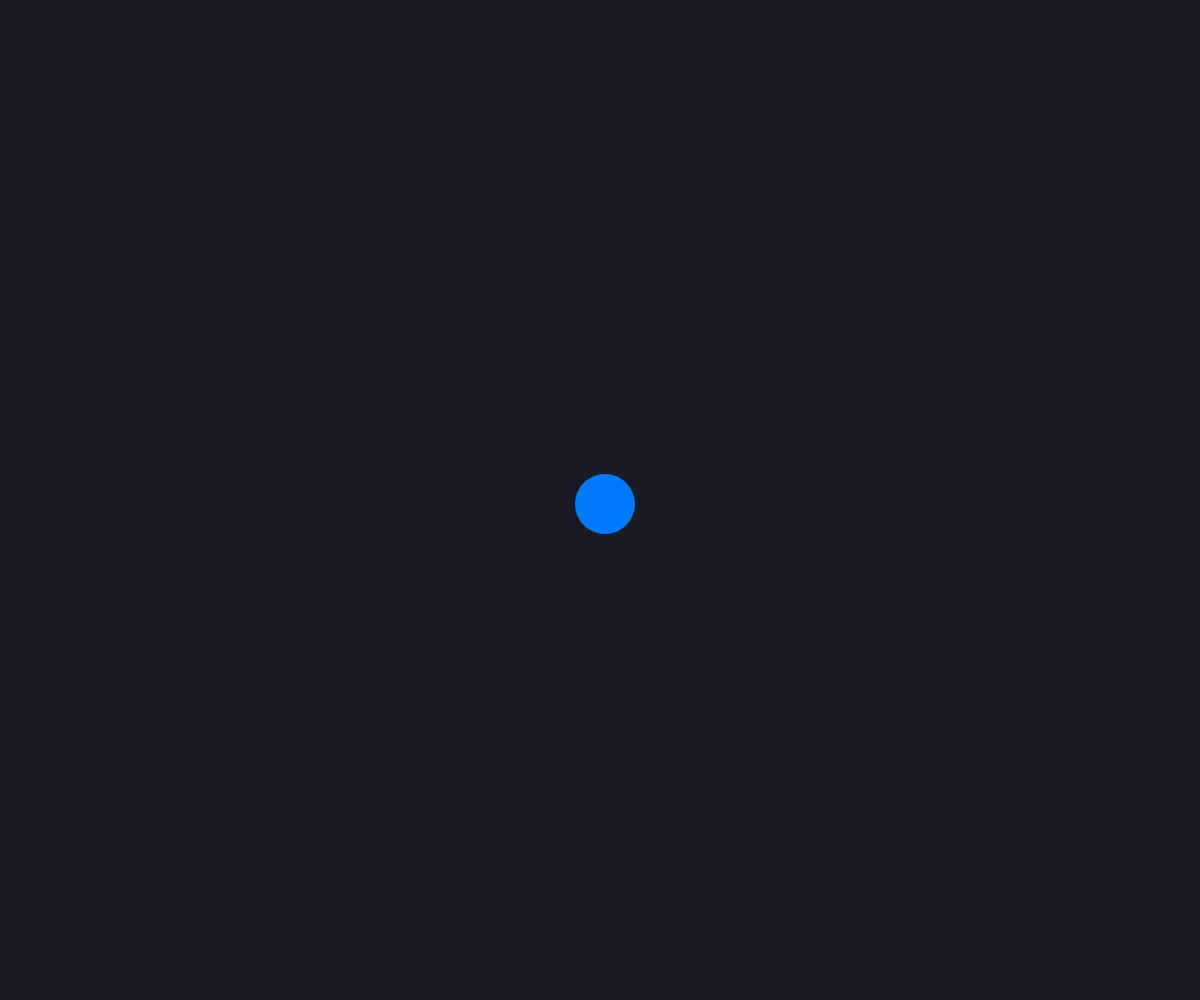
Frame 1 (no input)
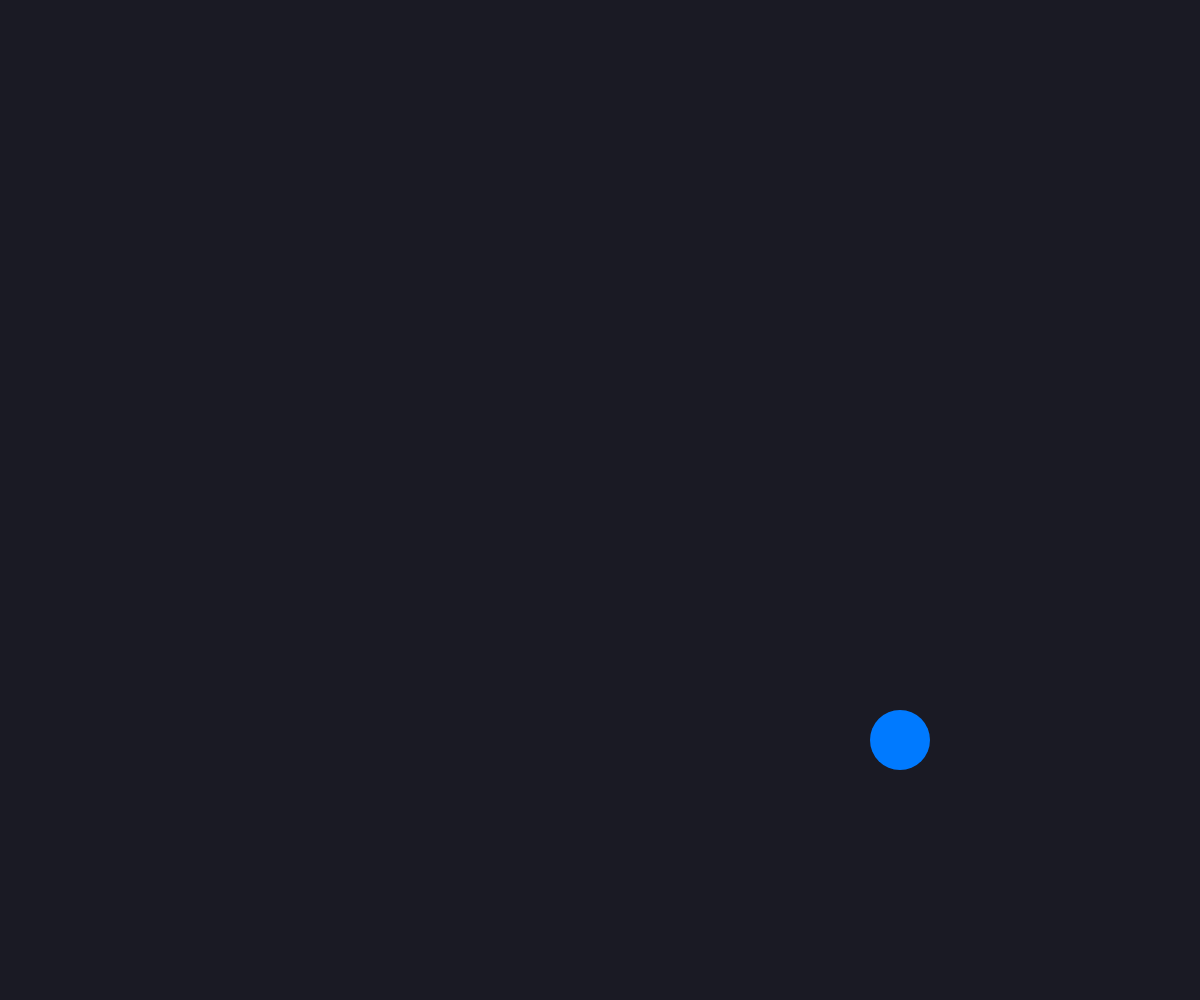
Frame 60 (no input)
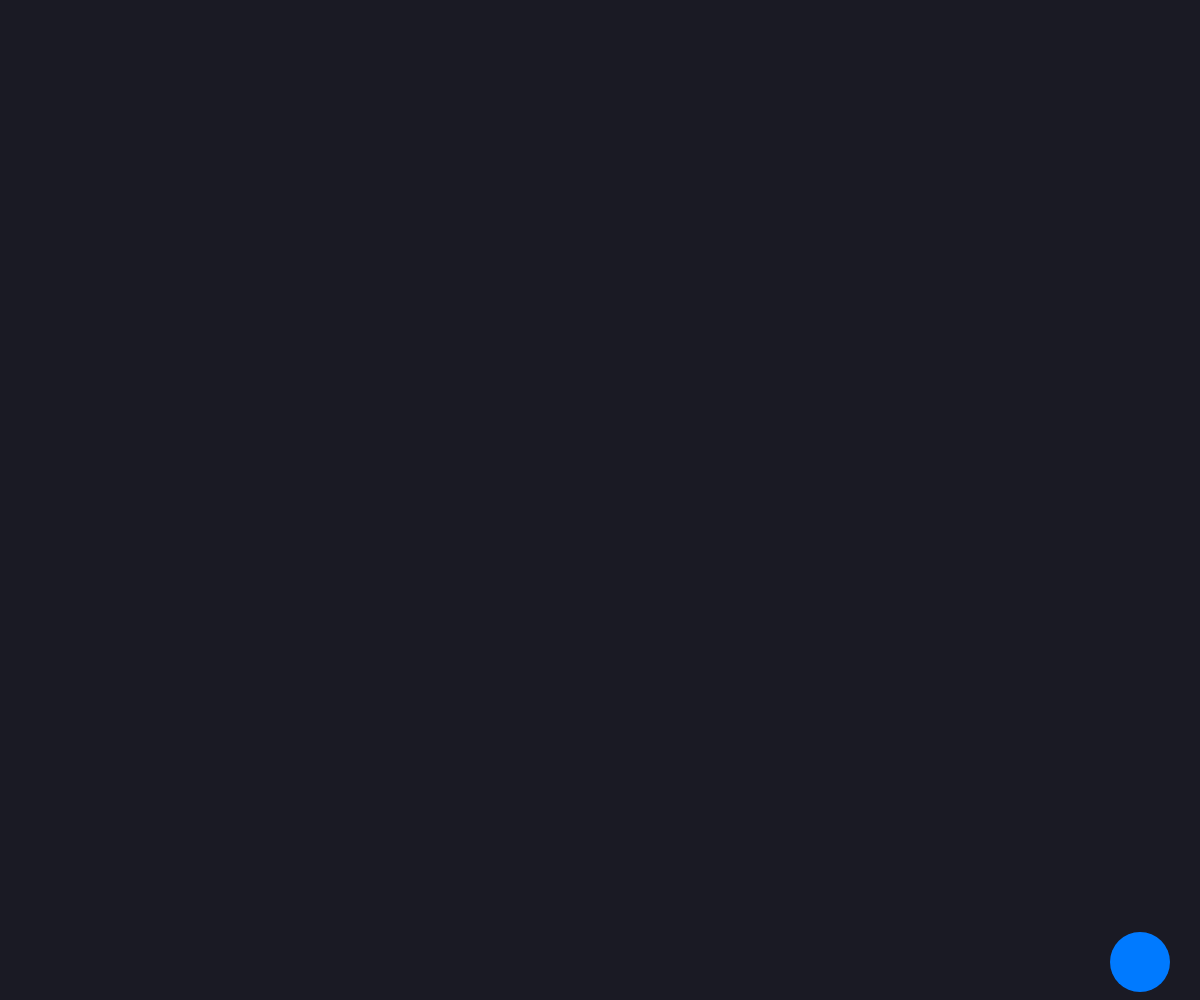
Frame 120 (the mouse pressed at the canvas centre since frame 60)

The p5.js sketch that drew these frames (run headless with seeded random() and noise() and a simulated clock; from frame 60 on, the mouse is pressed at the canvas centre):

// p5.js sketch
// ── sketch.js
// Position and velocity variables
let x;
let y;
let vx = 5;
let vy = 4;
let radius = 30; // Radius of the circle

function setup() {
  // Create a canvas that fills the browser window
  createCanvas(windowWidth, windowHeight);
  
  // Start the circle at the center
  x = width / 2;
  y = height / 2;
}

function draw() {
  // Clear the background each frame (dark sleek background)
  background(26, 26, 36);

  // Move the circle
  x += vx;
  y += vy;

  // Check collision with right and left edges
  if (x + radius >= width) {
    x = width - radius; // Prevent sticking to the boundary
    vx *= -1;           // Reverse horizontal direction
  } else if (x - radius <= 0) {
    x = radius;
    vx *= -1;
  }

  // Check collision with bottom and top edges
  if (y + radius >= height) {
    y = height - radius; // Prevent sticking to the boundary
    vy *= -1;            // Reverse vertical direction
  } else if (y - radius <= 0) {
    y = radius;
    vy *= -1;
  }

  // Draw the blue circle
  noStroke();
  fill(0, 122, 255); // Vibrant blue
  circle(x, y, radius * 2);
}

// Adjust canvas dynamically when the browser window is resized
function windowResized() {
  resizeCanvas(windowWidth, windowHeight);
  
  // Keep the ball within view if resized smaller
  x = constrain(x, radius, width - radius);
  y = constrain(y, radius, height - radius);
}


// ── style.css
* {
  margin: 0;
  padding: 0;
  box-sizing: border-box;
}

html, body {
  width: 100%;
  height: 100%;
  overflow: hidden;
  background-color: #1a1a24;
  display: flex;
  justify-content: center;
  align-items: center;
}

canvas {
  display: block;
}
